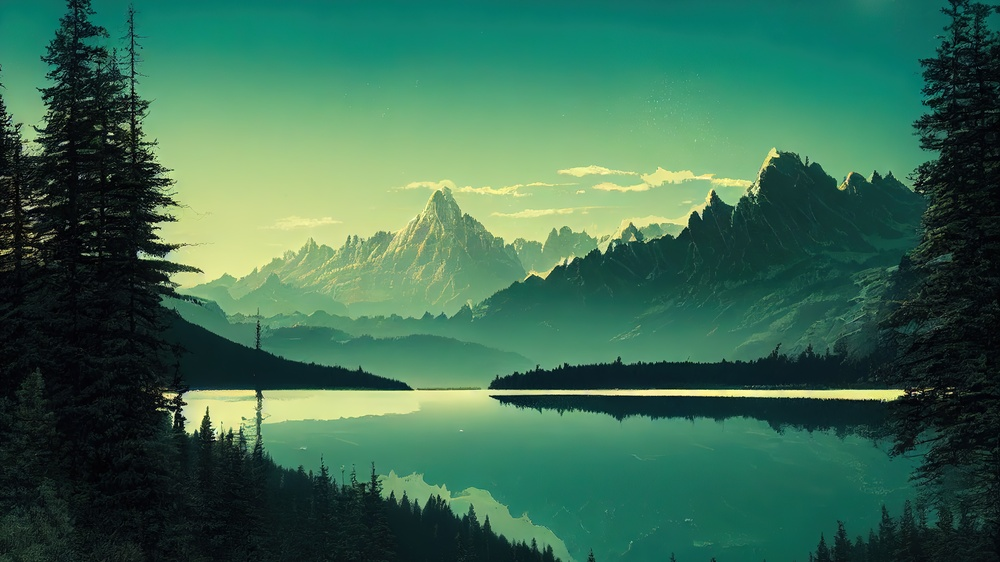
#> input picture image.jpg, 1000 x 562 px, shrunk from 3840 x 2160 before the run
$ python dip3.py
#> lines starting #> are read from the running program, lines starting #| are printed output that depends on the picture; after the words box and inside, x2 and y2 are one past the last pixel; in counts of white or black regions, pixels touching at a corner belong together
import cv2
import numpy as np
import matplotlib.pyplot as plt

def enhance_and_segment(image_path):
#> called with image_path = 'image.jpg'
    image=cv2.imread(image_path,cv2.IMREAD_GRAYSCALE)
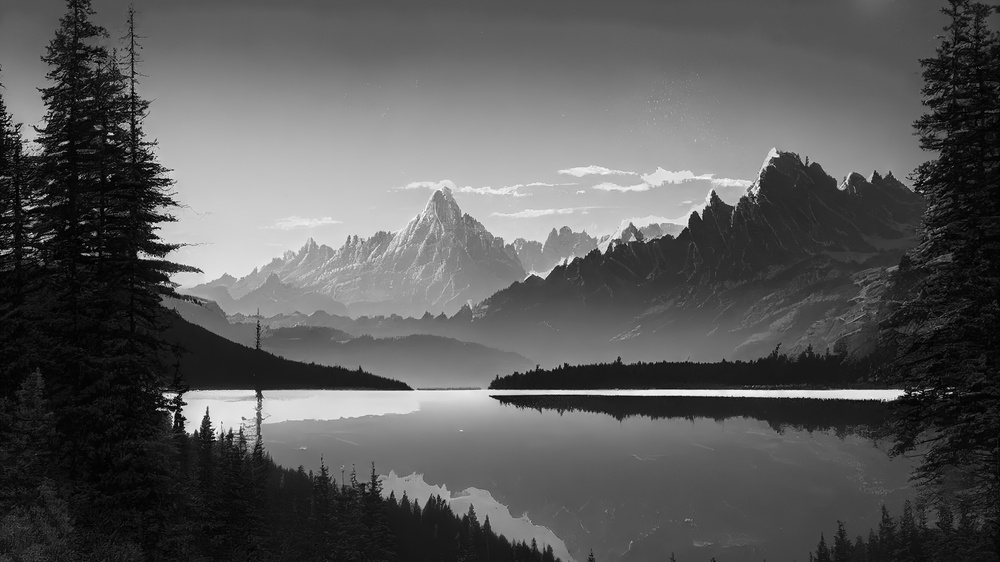
#> image: shape (562, 1000); min 0, max 252, mean 89.5

    if image is None:
        print("Image not found or could not be loaded")
        return

    enhanced_image=cv2.equalizeHist(image)
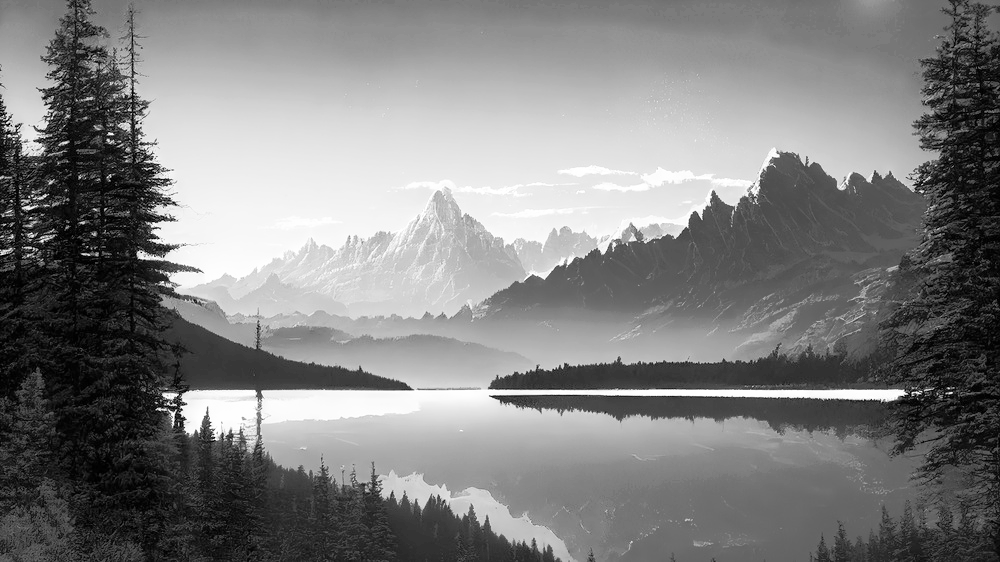
#> enhanced_image: shape (562, 1000); min 0, max 255, mean 128.2
    _,segmented_image=cv2.threshold(enhanced_image,0,255,cv2.THRESH_BINARY+cv2.THRESH_OTSU)
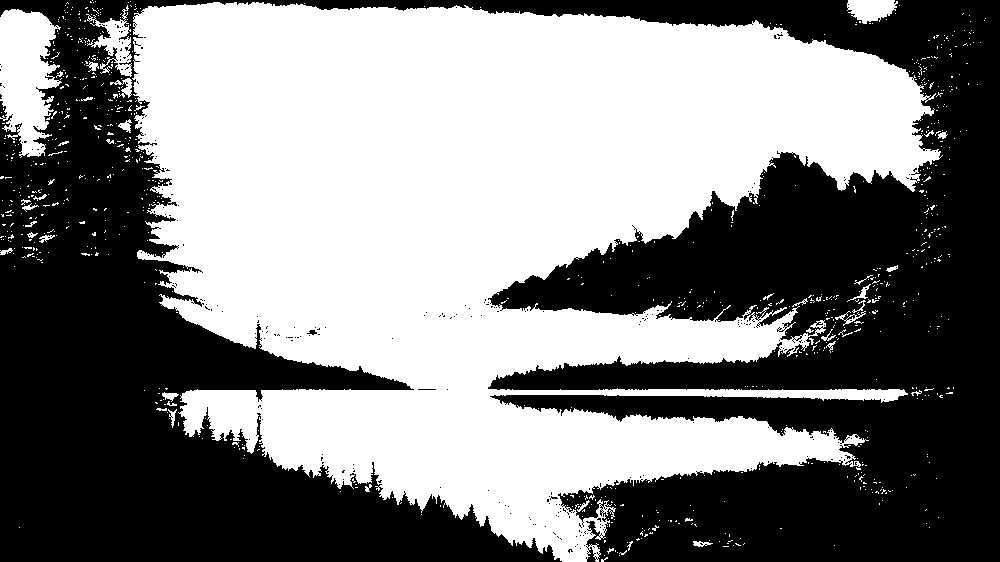
#> segmented_image: shape (562, 1000); 50.6% white; 271 black regions (269 under 20 px), largest, box (x1, y1, x2, y2) and area: (0, 0, 1000, 562) 276832, (307, 330, 317, 335) 30
    plt.figure(figsize=(15,5))

    plt.subplot(1,3,1)
    plt.title("Original Image")
    plt.imshow(image,cmap='gray')
    plt.axis('off')

    plt.subplot(1,3,2)
    plt.title("Enhanced Image")
    plt.imshow(enhanced_image,cmap='gray')
    plt.axis('off')

    plt.subplot(1,3,3)
    plt.title("Segmented Image")
    plt.imshow(segmented_image,cmap='gray')
    plt.axis('off')

    plt.tight_layout()
    plt.show()
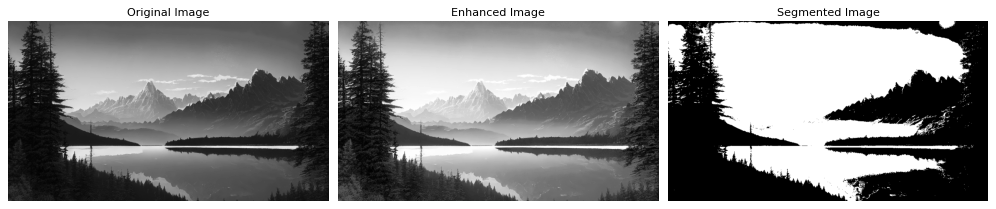
#> figure drawn by matplotlib, 3 panels

image_path='image.jpg'
enhance_and_segment(image_path)
